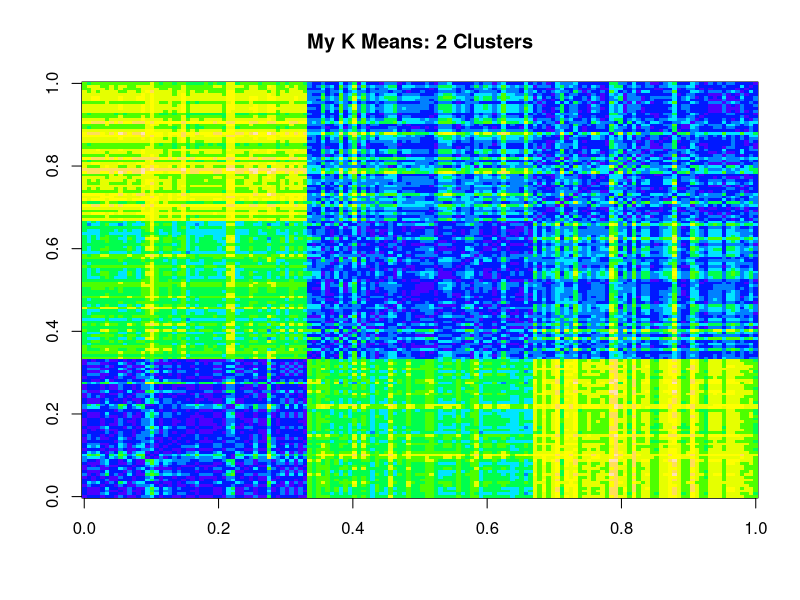
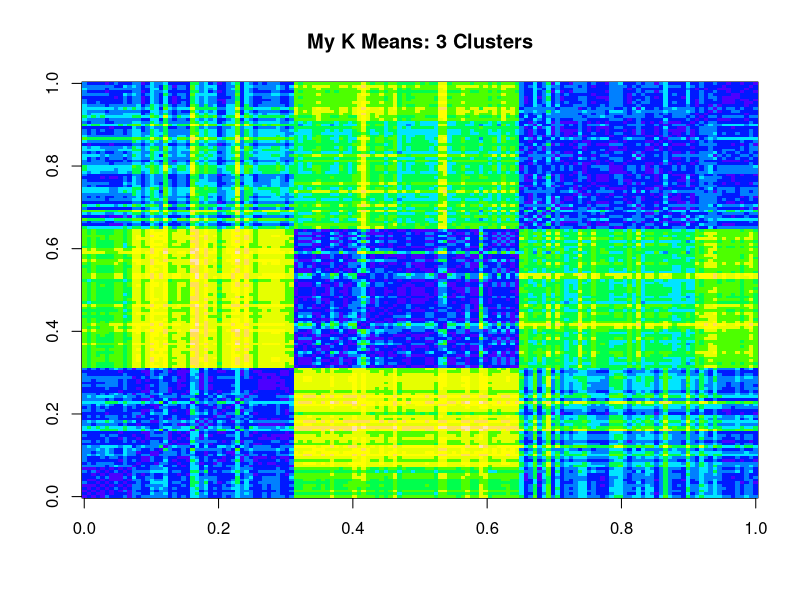
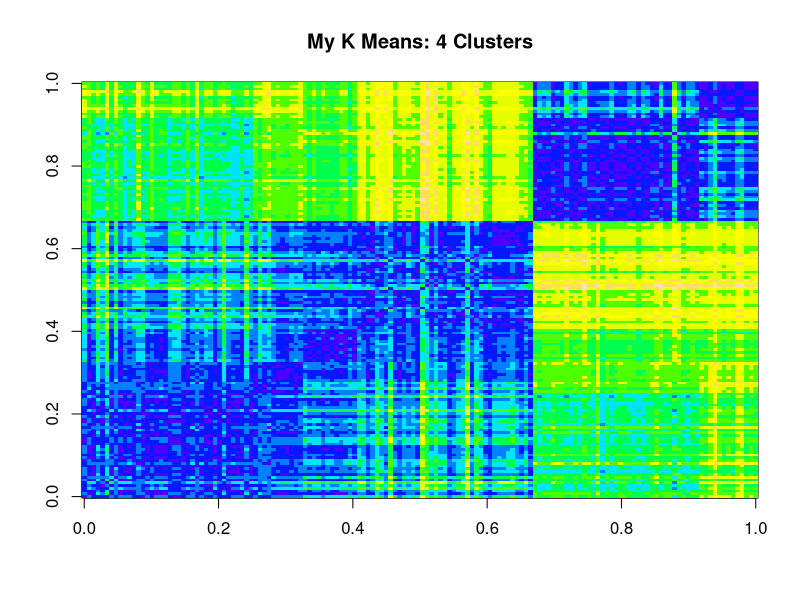

Here is the R script that generated these plots, in order:
# Created by Ricco Amezcua
# First created on 4/22/2013
# Last updated on 4/22/2013
# This file contains the assignment code Assignment 5 for CS 422
# It uses the iris data set

#### Constants ####
# This is the difference threshold for the stopping condition
# It is a percentage of difference for two clusters
# When the percentage of difference falls below or is the threhold
# the algorithm will stop
DIFF.THRESH = 0 

#### Functions ####
# This function is used to normal data in a data frame
# It takes a data frame and the number of attributes in that data frame
NormalizeData <- function(df, natt){
  for(i in 1:natt){
    stan <- sd(df[,i])
    mean <- mean(df[,i])
    df[,i] <- sapply(df[,i], FUN = function(x){
      return ((x-mean)/stan)}) # nvm (Added a rounding function here round(x, 3))
  }
  return (df)
}

# This function will update the centroids
# It takes the dataframe of the data, a dataframe with the centroids data
# and the k
UpdateCentroids <- function(df, centroids, k){
  for(i in 1:k){
    temp <- subset(df, Cluster == i)
    temp$Cluster <- NULL # Remove clusters
    centroids[i,]<-as.vector(colMeans(temp))
  }
  
  return (centroids)
}

# This function will find the Euclidean distance between two points
EuclideanDistance <- function(p1, p2){
  distance <- p1-p2
  distance <- sapply(distance, FUN=function(x){return(x^2)})
  distance <- sum(distance)
  distance <- sqrt(distance)
  return (distance)
}

# This function takes a point and the centroids data frame
# It will find the centroid closest to that point (returns the index)
FindCluster <- function(point, centroids){
  k <- nrow(centroids)
  distances <- NULL
  for(i in 1:k){
    distances <- append(distances, EuclideanDistance(point, centroids[i,]))
  }
  #print(distances)
  cluster <- which(distances==(min(distances)))
  return(cluster[1])
}

# This function has the stopping condition for the k - means algo
# It takes two sets of cluster as vectors and finds the difference percentage
# (number of differences)/length
# It also takes a threshold for the difference percentage
StoppingCondition <- function(previous.clusters, current.clusters, threshold){
  stopping.condition <- FALSE
  num.differences <- length(which(previous.clusters != current.clusters))
  # If the number of differences falls below a certain threshold, stop the algo
  difference.percentage <- num.differences/length(current.clusters)
  #print(difference.percentage)
  if (difference.percentage <= threshold){stopping.condition <- TRUE}
  
  return(stopping.condition)
}

# This is my kmeans function.  It takes a data frame of data and a k
# It returns a vector of the clusters associated with the data 
MyKMeans <-function(df, k){
  natt <- ncol(df)
  centroids <- as.data.frame(matrix(data=0, nrow=k, ncol=natt))
  
  # Adding a cluster column and randomly assigning each point to a cluster
  df["Cluster"] <- NA
  df$Cluster <- sample(1:k, nrow(df), replace=TRUE)
  
  stopped <- FALSE
  while(!stopped){
    previous.clusters <- as.vector(df$Cluster)
    
    # remove cluster column for easier calculation
    temp <- df
    temp$Cluster <- NULL
    
    # Update the centroids
    centroids <- UpdateCentroids(df, centroids, k)
    #Update each point's associated cluster
    df$Cluster <- apply(temp, 1,FindCluster, centroids)
    
    current.clusters <- as.vector(df$Cluster)
    
    if (StoppingCondition(previous.clusters, current.clusters, DIFF.THRESH)){
      stopped <- TRUE
    }
  }
  
  return (as.vector(df$Cluster))
}

# This function will return the similarity matrix.
# It takes a data frame and a list of clusters as well as a titile of the graph
# Data should be normalized
GetSimilarityMatrix <- function(df, clusters, title){
  # Order data by cluster groups
  df["Cluster"] <- NA
  df$Cluster <- clusters
  df <- df[order(df$Cluster),]
  df$Cluster <- NULL
  sim.matrix <- matrix(data=0, ncol=nrow(df), nrow=nrow(df))
  for(i in 1:nrow(df)){
    sim.matrix[i,] <- as.vector(apply(df, 1,EuclideanDistance, df[i,]))
  }
  return(image(sim.matrix, col=topo.colors(10), main=title))
}

# This function returns the SSE value of a data set and its cluster list
# This function is to be used at the end of a run
AllClusterSSE <- function(df, k, clusters){
  natt <- ncol(df)
  df["Cluster"] <- NA
  df$Cluster <- clusters
  df <- df[order(df$Cluster),]
  
  centroids <- as.data.frame(matrix(data=0, nrow=k, ncol=natt))
  centroids <- UpdateCentroids(df, centroids, k)
  print(df)
  SSE <- 0
  for(i in 1:k){
    temp <- subset(df, Cluster == i)
    temp$Cluster <- NULL
    print(temp)
    sum <-  sum(as.vector(apply(temp, 1,FUN=function(p1,p2){
      return((EuclideanDistance(p1,p2)^2))}, centroids[i,])))
    SSE <- SSE + sum
  }
  
  return(SSE)
}


#### Algo ####
# Preping data
iris.kmeans <- iris
iris.kmeans$Species <- NULL
iris.kmeans <- NormalizeData(iris.kmeans, ncol(iris.kmeans))

# K equal to 2
k.two.clusters <- MyKMeans(iris.kmeans, 2)

# K equal to 3
k.three.clusters <- MyKMeans(iris.kmeans, 3)

# K equal to 4
k.four.clusters <- MyKMeans(iris.kmeans, 4)

## Tables
table(iris$Species, k.two.clusters)
table(iris$Species, k.three.clusters)
table(iris$Species, k.four.clusters)

#Similarity Matrices
GetSimilarityMatrix(iris.kmeans, k.two.clusters, "My K Means: 2 Clusters")
GetSimilarityMatrix(iris.kmeans, k.three.clusters, "My K Means: 3 Clusters")
GetSimilarityMatrix(iris.kmeans, k.four.clusters, "My K Means: 4 Clusters")



### Notes on what to do next
# Handle empty clusters.  This can be done by checking that every cluster has a point
# during assignment. If a cluster is empty ( can be more than 1) find the cluster with
# the highest SSE and chooose a point from there
# Graph SSE for myKMeans.  Probably a list of iteration number and kmeans and create a graph
# from that
# Compare Datasets. Calculate the Entropy and SSE